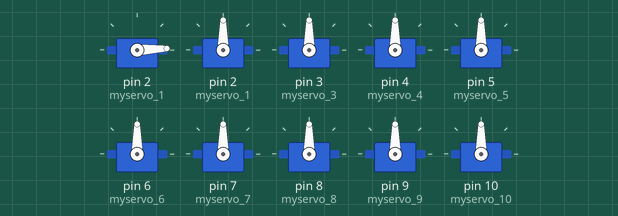
Simulated run of this sketch. Board: Arduino Mega 2560, built with avr-gcc and run on an emulated ATmega2560. On the bench: 10 × servo.

Above: at 0.05 s.
At 1.3 s:
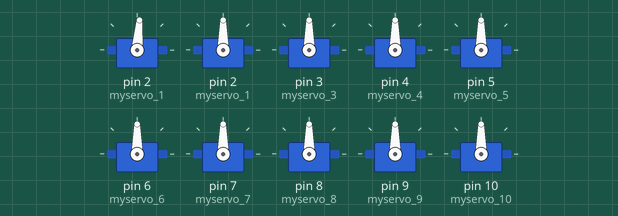
At 2.6 s:
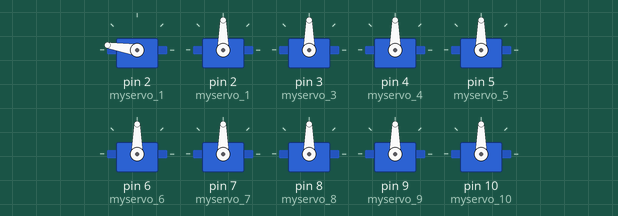
At 5.2 s:
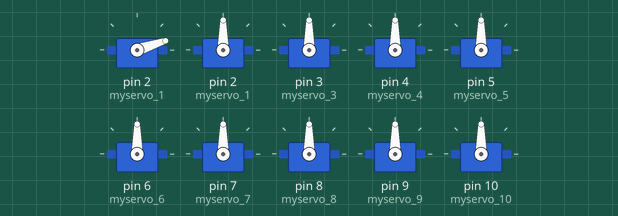
Timing chart, 0 to 7.1 s (numbered marks = the images above):
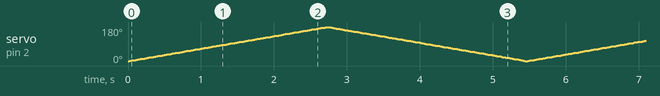

The sketch:

Sweep_humanoid_dof16.ino
```cpp
/*
Ejemplo de servos


Basado en Sweep  by Scott Fitzgerald
 https://www.arduino.cc/en/Tutorial/LibraryExamples/Sweep
*/

#include <Servo.h>

Servo myservo_1;
Servo myservo_2;
Servo myservo_3;
Servo myservo_4;   // create servo object to control a servo
Servo myservo_5;
Servo myservo_6;
Servo myservo_7;
Servo myservo_8;
Servo myservo_9;
Servo myservo_10;
Servo myservo_11;
Servo myservo_12;
Servo myservo_13;
Servo myservo_14;
Servo myservo_15;
Servo myservo_16;


// twelve servo objects can be created on most boards

int pos = 0;    // variable to store the servo position

void setup() {
  //For Arduino Mega
  myservo_1.attach(2);  // attaches the servo on pin 9 to the servo object
  myservo_2.attach(2);  // attaches the servo on pin 9 to the servo object
  myservo_3.attach(3);  // attaches the servo on pin 9 to the servo object
  myservo_4.attach(4);  // attaches the servo on pin 9 to the servo object
  myservo_5.attach(5);  // attaches the servo on pin 9 to the servo object
  myservo_6.attach(6);  // attaches the servo on pin 9 to the servo object
  myservo_7.attach(7);
  myservo_8.attach(8);
  myservo_9.attach(9);
  myservo_10.attach(10);
}

void loop() {


  for (pos = 0; pos <= 180; pos += 1) { // goes from 0 degrees to 180 degrees
    // in steps of 1 degree
    myservo_1.write(pos);              // tell servo to go to position in variable 'pos'
    delay(15);                       // waits 15 ms for the servo to reach the position
  }
  for (pos = 180; pos >= 0; pos -= 1) { // goes from 180 degrees to 0 degrees
    myservo_1.write(pos);              // tell servo to go to position in variable 'pos'
    delay(15);                       // waits 15 ms for the servo to reach the position
  }
}
```
